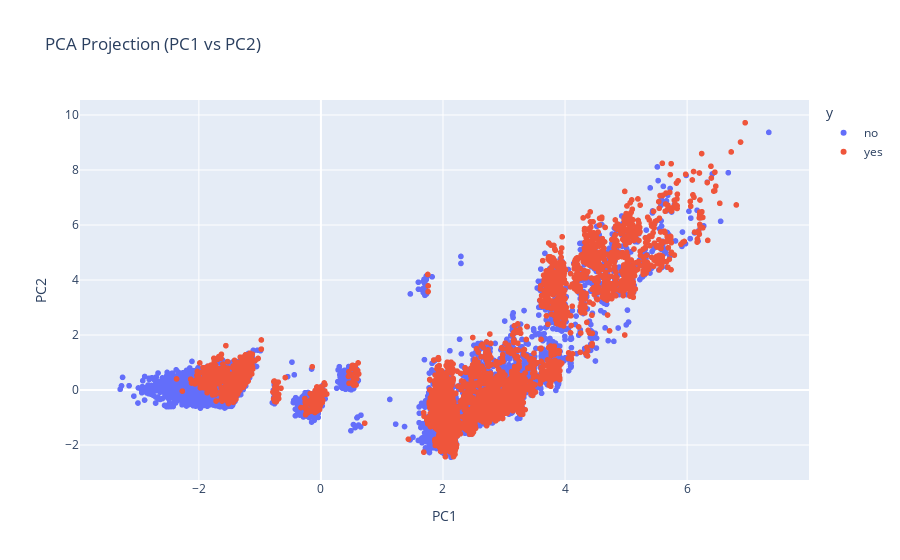

This figure's notebook cell:
### Code cell
df_vis = df_pca.copy()
df_vis['y'] = df['y']
fig = px.scatter(df_vis, x=0, y=1, color='y',title="PCA Projection (PC1 vs PC2)",labels={'0': 'PC1', '1': 'PC2'})
fig.show()

### Figure 1 — Plotly figure (JSON) as saved in the notebook; plotly's stock layout.template omitted (floating-point values rounded to 4 significant figures; data arrays with more than 128 entries replaced by an {"elided": "..."} marker saying what was removed)
{"data": [{"hovertemplate": "y=no<br>PC1=%{x}<br>PC2=%{y}<extra></extra>", "legendgroup": "no", "marker": {"color": "#636efa", "symbol": "circle"}, "mode": "markers", "name": "no", "showlegend": true, "type": "scattergl", "x": {"elided": "36548 float values"}, "xaxis": "x", "y": {"elided": "36548 float values"}, "yaxis": "y"}, {"hovertemplate": "y=yes<br>PC1=%{x}<br>PC2=%{y}<extra></extra>", "legendgroup": "yes", "marker": {"color": "#EF553B", "symbol": "circle"}, "mode": "markers", "name": "yes", "showlegend": true, "type": "scattergl", "x": {"elided": "4640 float values"}, "xaxis": "x", "y": {"elided": "4640 float values"}, "yaxis": "y"}], "layout": {"legend": {"title": {"text": "y"}, "tracegroupgap": 0}, "title": {"text": "PCA Projection (PC1 vs PC2)"}, "xaxis": {"anchor": "y", "domain": [0, 1], "title": {"text": "PC1"}}, "yaxis": {"anchor": "x", "domain": [0, 1], "title": {"text": "PC2"}}}}
